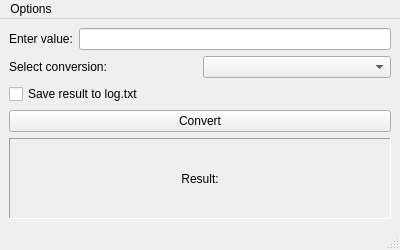
<?xml version="1.0" encoding="UTF-8"?>
<ui version="4.0">
 <class>MainWindow</class>
 <widget class="QMainWindow" name="MainWindow">
  <property name="geometry">
   <rect>
    <x>0</x>
    <y>0</y>
    <width>400</width>
    <height>250</height>
   </rect>
  </property>
  <property name="windowTitle">
   <string>Angle Units Converter</string>
  </property>
  <widget class="QWidget" name="centralwidget">
   <layout class="QVBoxLayout" name="verticalLayout" stretch="0,0,0,1">
    <item>
     <layout class="QHBoxLayout" name="inputLayout">
      <item>
       <widget class="QLabel" name="inputLabel">
        <property name="text">
         <string>Enter value:</string>
        </property>
       </widget>
      </item>
      <item>
       <widget class="QLineEdit" name="inputEdit"/>
      </item>
     </layout>
    </item>
    <item>
     <layout class="QHBoxLayout" name="comboLayout">
      <item>
       <widget class="QLabel" name="comboLabel">
        <property name="text">
         <string>Select conversion:</string>
        </property>
       </widget>
      </item>
      <item>
       <widget class="QComboBox" name="comboBox"/>
      </item>
     </layout>
    </item>
    <item>
     <widget class="QCheckBox" name="checkBox">
      <property name="text">
       <string>Save result to log.txt</string>
      </property>
     </widget>
    </item>
    <item>
     <widget class="QPushButton" name="pushButton">
      <property name="text">
       <string>Convert</string>
      </property>
     </widget>
    </item>
    <item>
     <widget class="QLabel" name="resultLabel">
      <property name="text">
       <string>Result:</string>
      </property>
      <property name="alignment">
       <set>Qt::AlignCenter</set>
      </property>
      <property name="frameShape">
       <enum>QFrame::Panel</enum>
      </property>
      <property name="frameShadow">
       <enum>QFrame::Sunken</enum>
      </property>
     </widget>
    </item>
   </layout>
  </widget>
  <widget class="QMenuBar" name="menubar">
   <property name="geometry">
    <rect>
     <x>0</x>
     <y>0</y>
     <width>400</width>
     <height>22</height>
    </rect>
   </property>
   <widget class="QMenu" name="menuOptions">
    <property name="title">
     <string>Options</string>
    </property>
    <addaction name="actionSettings"/>
    <addaction name="actionAbout"/>
   </widget>
   <addaction name="menuOptions"/>
  </widget>
  <widget class="QStatusBar" name="statusbar"/>
  <action name="actionSettings">
   <property name="text">
    <string>Settings</string>
   </property>
  </action>
  <action name="actionAbout">
   <property name="text">
    <string>About</string>
   </property>
  </action>
 </widget>
 <resources/>
 <connections/>
</ui>
